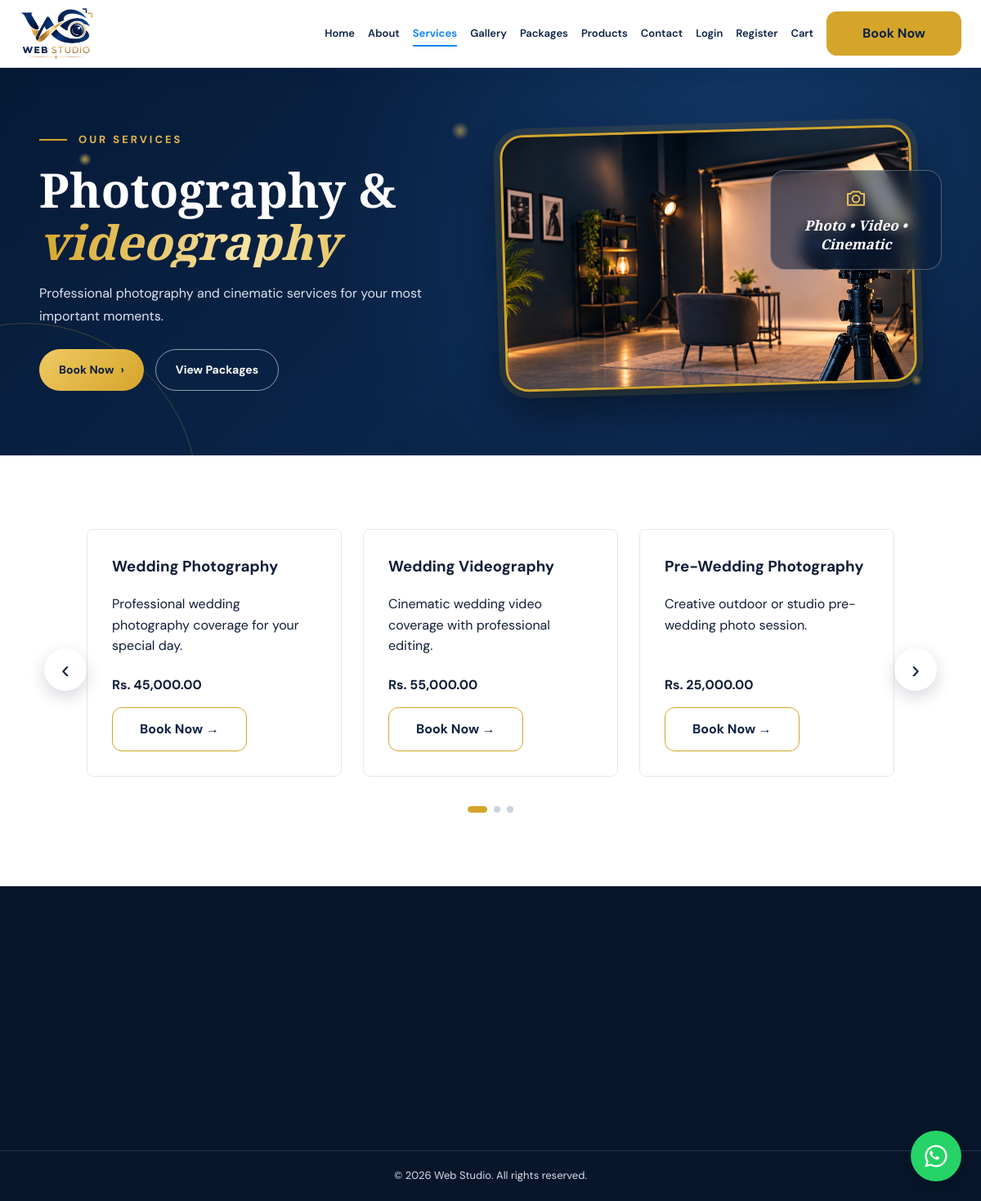
/services.php, run on the app's committed database.
### tables this page shows
CREATE TABLE IF NOT EXISTS services (
 id INT AUTO_INCREMENT PRIMARY KEY,
 name VARCHAR(150) NOT NULL,
 description TEXT,
 price DECIMAL(10,2) NOT NULL DEFAULT 0,
 duration INT DEFAULT NULL,
 image VARCHAR(255) DEFAULT NULL,
 status ENUM('active','inactive') NOT NULL DEFAULT 'active',
 created_at TIMESTAMP DEFAULT CURRENT_TIMESTAMP
);

### includes/auth.php (called while the page is built, shortened)
<?php
function is_logged_in(): bool
{
    return !empty($_SESSION['user_id']);
}
function e(string $value): string
{
    return htmlspecialchars(
        $value,
        ENT_QUOTES,
        'UTF-8'
    );
}
?>

### includes/functions.php (called while the page is built, shortened)
<?php
function whatsapp_link(string $message, ?string $number = null): string
{
    $target = $number !== null
        ? wa_number_clean($number)
        : WHATSAPP_NUMBER;
    return 'https://wa.me/' . $target . '?text=' . rawurlencode($message);
}

### services.php (the view, shortened to what this page needs)
<?php
include 'includes/header.php';
require_once 'includes/page-hero.php';
?>
<?php
page_hero([
    'eyebrow' => 'OUR SERVICES',
    'title'   => 'Photography &',
    'accent'  => 'videography',
    'text'    => 'Professional photography and cinematic services for your most important moments.',
    'image'   => 'https://images.unsplash.com/photo-1511285560929-80b456fea0bc?auto=format&fit=crop&w=1400&q=85',
    'alt'     => 'Pre-wedding couple session',
    'tag'     => ['Photo', 'Video', 'Cinematic'],
    'primary' => ['Book Now', 'booking.php'],
    'secondary' => ['View Packages', 'packages.php'],
]);
?>
<section class="section">
    <div class="container">
        <div class="ws-carousel" data-ws-carousel>
            <button class="ws-carousel-arrow ws-prev" type="button" aria-label="Previous">‹</button>
            <div class="ws-carousel-viewport">
                <div class="cards services ws-carousel-track">
            <?php
            $q = mysqli_query(
                $conn,
                "SELECT * FROM services
                 WHERE status='active'
                 ORDER BY id"
            );
            if (mysqli_num_rows($q)):
                while ($s = mysqli_fetch_assoc($q)):
            ?>
                    <article class="card">
                        <h3>
                            <?= htmlspecialchars($s['name']) ?>
                        </h3>
                        <p>
                            <?= htmlspecialchars($s['description']) ?>
                        </p>
                        <strong>
                            Rs. <?= number_format($s['price'], 2) ?>
                        </strong>
                        <a
                            class="text-link"
                            href="booking.php?item_type=service&amp;item_id=<?= (int) $s['id'] ?>"
                        >
                            Book Now →
                        </a>
                    </article>
            <?php
                endwhile;
            else:
            ?>
                <p>
                    No services are available yet.
                </p>
            <?php endif; ?>
                </div>
            </div>
            <button class="ws-carousel-arrow ws-next" type="button" aria-label="Next">›</button>
            <div class="ws-carousel-dots" aria-label="Service slides"></div>
        </div>
    </div>
</section>
<?php
include 'includes/footer.php';
?>

### includes/header.php (shortened to what this page needs)
<?php
require_once __DIR__ . '/auth.php';
require_once __DIR__ . '/functions.php';
?>
<!DOCTYPE html>
<html lang="en">
<head>
    <link rel="stylesheet" href="assets/css/style.css">
</head>
<body>
<header class="site-header">
    <div class="container nav-wrap">
        <a class="brand" href="index.php" aria-label="Web Studio Home">
            <img src="assets/images/logo-wide.png" alt="Web Studio">
        </a>
        <?php $currentPage = basename($_SERVER['PHP_SELF']); ?>
        <nav class="nav">
            <a href="index.php" class="<?= $currentPage === 'index.php' ? 'active' : '' ?>" <?= $currentPage === 'index.php' ? 'aria-current="page"' : '' ?>>Home</a>
            <a href="about.php" class="<?= $currentPage === 'about.php' ? 'active' : '' ?>" <?= $currentPage === 'about.php' ? 'aria-current="page"' : '' ?>>About</a>
            <a href="services.php" class="<?= $currentPage === 'services.php' ? 'active' : '' ?>" <?= $currentPage === 'services.php' ? 'aria-current="page"' : '' ?>>Services</a>
            <a href="gallery.php" class="<?= $currentPage === 'gallery.php' ? 'active' : '' ?>" <?= $currentPage === 'gallery.php' ? 'aria-current="page"' : '' ?>>Gallery</a>
            <a href="packages.php" class="<?= $currentPage === 'packages.php' ? 'active' : '' ?>" <?= $currentPage === 'packages.php' ? 'aria-current="page"' : '' ?>>Packages</a>
            <a href="products.php" class="<?= $currentPage === 'products.php' ? 'active' : '' ?>" <?= $currentPage === 'products.php' ? 'aria-current="page"' : '' ?>>Products</a>
            <a href="contact.php" class="<?= $currentPage === 'contact.php' ? 'active' : '' ?>" <?= $currentPage === 'contact.php' ? 'aria-current="page"' : '' ?>>Contact</a>
            <?php if (function_exists('is_logged_in') && is_logged_in()): ?>
                <a href="profile.php" class="<?= $currentPage === 'profile.php' ? 'active' : '' ?>" <?= $currentPage === 'profile.php' ? 'aria-current="page"' : '' ?>>My Profile</a>
                <a href="my-bookings.php" class="<?= $currentPage === 'my-bookings.php' ? 'active' : '' ?>" <?= $currentPage === 'my-bookings.php' ? 'aria-current="page"' : '' ?>>My Bookings</a>
                <a href="calendar.php" class="<?= $currentPage === 'calendar.php' ? 'active' : '' ?>" <?= $currentPage === 'calendar.php' ? 'aria-current="page"' : '' ?>>Calendar</a>
                <a href="logout.php" class="<?= $currentPage === 'logout.php' ? 'active' : '' ?>" <?= $currentPage === 'logout.php' ? 'aria-current="page"' : '' ?>>Logout</a>
            <?php else: ?>
                <a href="login.php" class="<?= $currentPage === 'login.php' ? 'active' : '' ?>" <?= $currentPage === 'login.php' ? 'aria-current="page"' : '' ?>>Login</a>
                <a href="register.php" class="<?= $currentPage === 'register.php' ? 'active' : '' ?>" <?= $currentPage === 'register.php' ? 'aria-current="page"' : '' ?>>Register</a>
            <?php endif; ?>
            <?php $navCartCount = cart_count(); ?>
            <a class="nav-cart" href="cart.php" aria-label="Cart">
                Cart<?php if ($navCartCount > 0): ?><span class="cart-badge"><?= $navCartCount ?></span><?php endif; ?>
            </a>
            <a class="nav-book" href="booking.php">Book Now</a>
        </nav>
    </div>
</header>

### includes/page-hero.php
<?php
function page_hero(array $h): void
{
    $e = function ($v) {
        return htmlspecialchars((string)$v, ENT_QUOTES, 'UTF-8');
    };
    $fallback = 'assets/images/hero-studio.png';
    ?>
<section class="page-hero">
    <span class="ph-dot ph-dot-1"></span>
    <span class="ph-dot ph-dot-2"></span>
    <span class="ph-dot ph-dot-3"></span>
    <div class="container page-hero-grid">
        <div class="page-hero-text">
            <span class="ph-eyebrow"><?= $e($h['eyebrow']) ?></span>
            <h1>
                <?= $e($h['title']) ?>
                <?php if (!empty($h['accent'])): ?>
                    <em><?= $e($h['accent']) ?></em>
                <?php endif; ?>
            </h1>
            <?php if (!empty($h['text'])): ?>
                <p><?= $e($h['text']) ?></p>
            <?php endif; ?>
            <div class="ph-actions">
                <?php if (!empty($h['primary'])): ?>
                    <a class="ph-btn ph-btn-gold" href="<?= $e($h['primary'][1]) ?>"><?= $e($h['primary'][0]) ?> <span aria-hidden="true">›</span></a>
                <?php endif; ?>
                <?php if (!empty($h['secondary'])): ?>
                    <a class="ph-btn ph-btn-line" href="<?= $e($h['secondary'][1]) ?>"><?= $e($h['secondary'][0]) ?></a>
                <?php endif; ?>
            </div>
        </div>
        <div class="page-hero-media">
            <div class="ph-frame">
                <img
                    src="<?= $e($h['image']) ?>"
                    alt="<?= $e($h['alt'] ?? '') ?>"
                    onerror="this.onerror=null;this.src='<?= $fallback ?>'"
                >
            </div>
            <?php if (!empty($h['tag'])): ?>
                <div class="ph-tag">
                    <svg viewBox="0 0 24 24" fill="none" stroke="currentColor" stroke-width="1.6" stroke-linecap="round" stroke-linejoin="round" aria-hidden="true"><path d="M4 8h3l1.5-2h7L17 8h3v11H4z"></path><circle cx="12" cy="13" r="3.4"></circle></svg>
                    <span><?= $e(implode(' • ', $h['tag'])) ?></span>
                </div>
            <?php endif; ?>
        </div>
    </div>
</section>
<?php
}

### includes/footer.php (shortened to what this page needs)
<footer class="footer">
    <div class="copyright">
        © <?= date('Y') ?> Web Studio. All rights reserved.
    </div>
</footer>
<a
    class="whatsapp-float"
    target="_blank"
    rel="noopener noreferrer"
    aria-label="Chat with Web Studio on WhatsApp"
    href="<?= e(whatsapp_link('Hello Web Studio, I would like to make an enquiry.')) ?>"
>
    <span class="whatsapp-icon" aria-hidden="true">
    </span>
</a>
</body>
</html>

### data on the page
services: name "Wedding Photography", description "Professional wedding photography coverage for your special day.", price "45,000.00"
services: name "Wedding Videography", description "Cinematic wedding video coverage with professional editing.", price "55,000.00"
services: name "Pre-Wedding Photography", description "Creative outdoor or studio pre-wedding photo session.", price "25,000.00"

### other printed values
$e($h['eyebrow']) "OUR SERVICES"
$e($h['title']) "Photography &"
$e($h['text']) "Professional photography and cinematic services for your most important moments."
$e($h['primary'][0]) "Book Now"
$e($h['secondary'][0]) "View Packages"
$e(implode(' • ', $h['tag'])) "Photo • Video • Cinematic"
